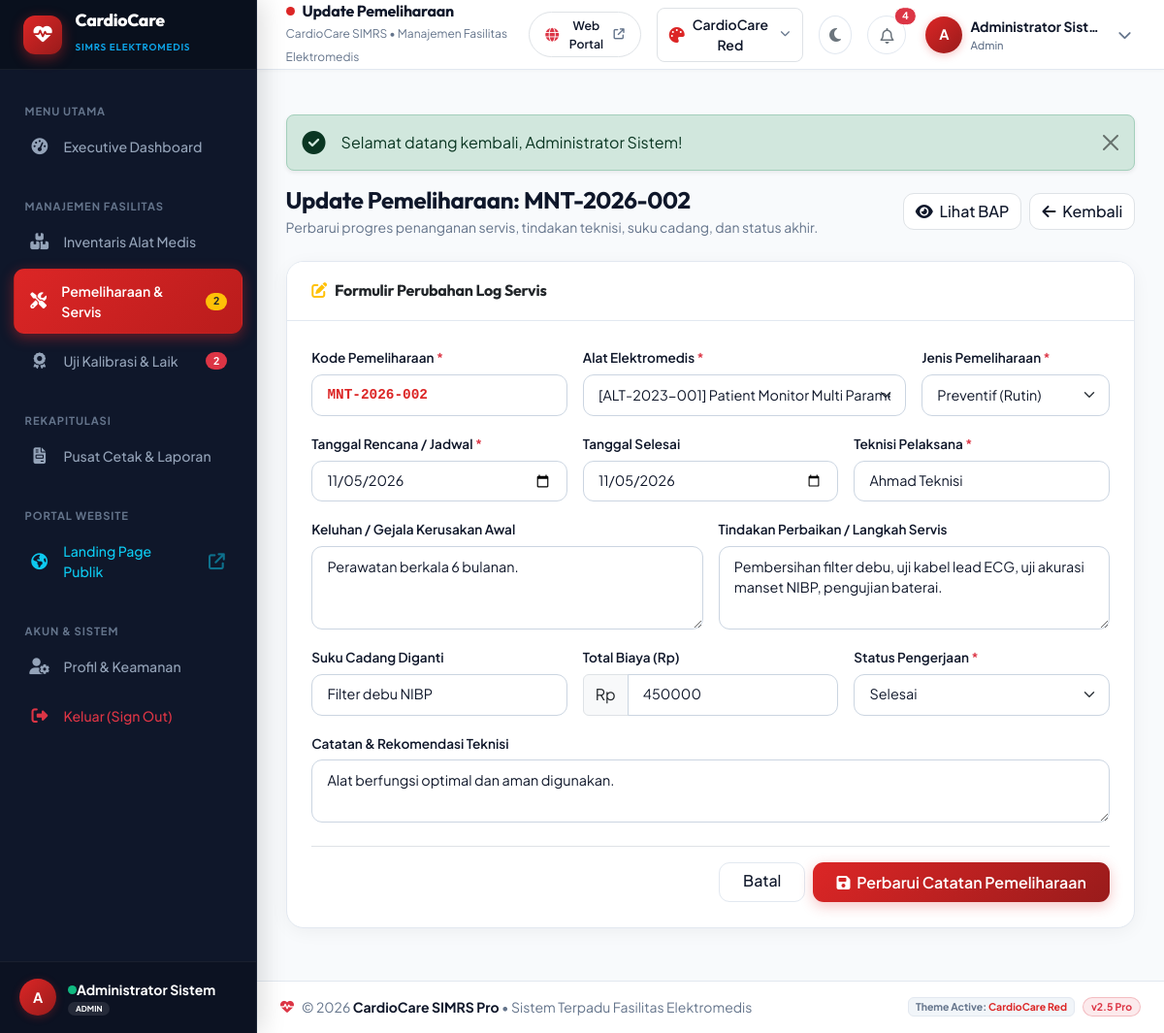
The page /pemeliharaan/edit.php?id=2 (signed in) on the database its author committed.
### tables this page shows
CREATE TABLE IF NOT EXISTS `pemeliharaan` (
  `id` INT AUTO_INCREMENT PRIMARY KEY,
  `kode_pemeliharaan` VARCHAR(50) NOT NULL UNIQUE,
  `id_alat` INT NOT NULL,
  `jenis_pemeliharaan` ENUM('Preventif', 'Korektif', 'Inspeksi Rutin', 'Darurat') NOT NULL DEFAULT 'Preventif',
  `tanggal_jadwal` DATE NOT NULL,
  `tanggal_selesai` DATE DEFAULT NULL,
  `teknisi` VARCHAR(100) NOT NULL,
  `keluhan` TEXT DEFAULT NULL,
  `tindakan` TEXT DEFAULT NULL,
  `suku_cadang` VARCHAR(255) DEFAULT NULL,
  `biaya` DECIMAL(15,2) DEFAULT 0,
  `status` ENUM('Terjadwal', 'Sedang Dikerjakan', 'Selesai', 'Dibatalkan') NOT NULL DEFAULT 'Terjadwal',
  `catatan` TEXT DEFAULT NULL,
  `created_at` TIMESTAMP DEFAULT CURRENT_TIMESTAMP,
  CONSTRAINT `fk_pemeliharaan_alat` FOREIGN KEY (`id_alat`) REFERENCES `alat` (`id`) ON DELETE CASCADE
);

### pemeliharaan/edit.php (the view, shortened to what this page needs)
<?php
require_once __DIR__ . '/../includes/header.php';
require_once __DIR__ . '/../includes/sidebar.php';
require_once __DIR__ . '/../includes/navbar.php';
$id = (int)($_GET['id'] ?? 0);
$stmt = $pdo->prepare("SELECT * FROM pemeliharaan WHERE id = ?");
$stmt->execute([$id]);
$maint = $stmt->fetch();
$daftar_alat = $pdo->query("SELECT id, kode_alat, nama_alat, merek, lokasi FROM alat ORDER BY nama_alat ASC")->fetchAll();
?>
<div class="d-flex justify-content-between align-items-center mb-4">
    <div>
        <h4 class="fw-bold mb-1">Update Pemeliharaan: <?= htmlspecialchars($maint['kode_pemeliharaan']); ?></h4>
        <p class="text-muted small mb-0">Perbarui progres penanganan servis, tindakan teknisi, suku cadang, dan status akhir.</p>
    </div>
    <div class="d-flex gap-2">
        <a href="<?= BASE_URL; ?>/pemeliharaan/detail.php?id=<?= $id; ?>" class="btn btn-light border">
            <i class="fas fa-eye me-1"></i> Lihat BAP
        </a>
        <a href="<?= BASE_URL; ?>/pemeliharaan/index.php" class="btn btn-light border">
            <i class="fas fa-arrow-left me-1"></i> Kembali
        </a>
    </div>
</div>
<div class="card-custom">
    <div class="card-header">
        <h6 class="mb-0 fw-bold text-dark"><i class="fas fa-pen-to-square me-2 text-warning"></i>Formulir Perubahan Log Servis</h6>
    </div>
    <div class="card-body">
        <form action="" method="POST">
            <div class="row g-3 mb-3">
                <div class="col-md-4">
                    <label class="form-label small fw-semibold">Kode Pemeliharaan <span class="text-danger">*</span></label>
                    <input type="text" class="form-control font-monospace fw-bold text-primary" name="kode_pemeliharaan" value="<?= htmlspecialchars($_POST['kode_pemeliharaan'] ?? $maint['kode_pemeliharaan']); ?>" required>
                </div>
                <div class="col-md-5">
                    <label class="form-label small fw-semibold">Alat Elektromedis <span class="text-danger">*</span></label>
                    <select class="form-select" name="id_alat" required>
                        <?php foreach ($daftar_alat as $alt): ?>
                            <option value="<?= $alt['id']; ?>" <?= ($maint['id_alat'] == $alt['id']) ? 'selected' : ''; ?>>
                                [<?= htmlspecialchars($alt['kode_alat']); ?>] <?= htmlspecialchars($alt['nama_alat']); ?> - <?= htmlspecialchars($alt['lokasi']); ?>
                            </option>
                        <?php endforeach; ?>
                    </select>
                </div>
                <div class="col-md-3">
                    <label class="form-label small fw-semibold">Jenis Pemeliharaan <span class="text-danger">*</span></label>
                    <?php $jns = $_POST['jenis_pemeliharaan'] ?? $maint['jenis_pemeliharaan']; ?>
                    <select class="form-select" name="jenis_pemeliharaan" required>
                        <option value="Preventif" <?= ($jns == 'Preventif') ? 'selected' : ''; ?>>Preventif (Rutin)</option>
                    </select>
                </div>
            </div>
            <div class="row g-3 mb-3">
                <div class="col-md-4">
                    <label class="form-label small fw-semibold">Tanggal Rencana / Jadwal <span class="text-danger">*</span></label>
                    <input type="date" class="form-control" name="tanggal_jadwal" value="<?= htmlspecialchars($_POST['tanggal_jadwal'] ?? $maint['tanggal_jadwal']); ?>" required>
                </div>
                <div class="col-md-4">
                    <label class="form-label small fw-semibold">Tanggal Selesai</label>
                    <input type="date" class="form-control" name="tanggal_selesai" value="<?= htmlspecialchars($_POST['tanggal_selesai'] ?? $maint['tanggal_selesai'] ?? ''); ?>">
                </div>
                <div class="col-md-4">
                    <label class="form-label small fw-semibold">Teknisi Pelaksana <span class="text-danger">*</span></label>
                    <input type="text" class="form-control" name="teknisi" value="<?= htmlspecialchars($_POST['teknisi'] ?? $maint['teknisi']); ?>" required>
                </div>
            </div>
            <div class="row g-3 mb-3">
                <div class="col-md-6">
                    <label class="form-label small fw-semibold">Keluhan / Gejala Kerusakan Awal</label>
                    <textarea class="form-control" name="keluhan" rows="3"><?= htmlspecialchars($_POST['keluhan'] ?? $maint['keluhan']); ?></textarea>
                </div>
                <div class="col-md-6">
                    <label class="form-label small fw-semibold">Tindakan Perbaikan / Langkah Servis</label>
                    <textarea class="form-control" name="tindakan" rows="3"><?= htmlspecialchars($_POST['tindakan'] ?? $maint['tindakan']); ?></textarea>
                </div>
            </div>
            <div class="row g-3 mb-3">
                <div class="col-md-4">
                    <label class="form-label small fw-semibold">Suku Cadang Diganti</label>
                    <input type="text" class="form-control" name="suku_cadang" value="<?= htmlspecialchars($_POST['suku_cadang'] ?? $maint['suku_cadang']); ?>">
                </div>
                <div class="col-md-4">
                    <label class="form-label small fw-semibold">Total Biaya (Rp)</label>
                    <div class="input-group">
                        <span class="input-group-text bg-light">Rp</span>
                        <input type="number" class="form-control" name="biaya" value="<?= htmlspecialchars($_POST['biaya'] ?? (int)$maint['biaya']); ?>">
                    </div>
                </div>
                <div class="col-md-4">
                    <label class="form-label small fw-semibold">Status Pengerjaan <span class="text-danger">*</span></label>
                    <?php $sts = $_POST['status'] ?? $maint['status']; ?>
                    <select class="form-select" name="status" required>
                        <option value="Selesai" <?= ($sts == 'Selesai') ? 'selected' : ''; ?>>Selesai</option>
                    </select>
                </div>
            </div>
            <div class="mb-4">
                <label class="form-label small fw-semibold">Catatan &amp; Rekomendasi Teknisi</label>
                <textarea class="form-control" name="catatan" rows="2"><?= htmlspecialchars($_POST['catatan'] ?? $maint['catatan']); ?></textarea>
            </div>
            <div class="d-flex justify-content-end gap-2 pt-3 border-top">
                <a href="<?= BASE_URL; ?>/pemeliharaan/detail.php?id=<?= $id; ?>" class="btn btn-light px-4">Batal</a>
                <button type="submit" class="btn btn-primary px-4">
                    <i class="fas fa-save me-1"></i> Perbarui Catatan Pemeliharaan
                </button>
            </div>
        </form>
    </div>
</div>
<?php
require_once __DIR__ . '/../includes/footer.php';
?>

### assets/css/style.css (style rules this page uses)
:root, [data-theme="cardiocare"] { --primary: #dc2626; --primary-hover: #b91c1c; --primary-light: #fee2e2; --primary-rgb: 220, 38, 38; --primary-glow: rgba(220, 38, 38, 0.28); --primary-gradient: linear-gradient(135deg, #dc2626 0%, #991b1b 100%); --secondary: #0f172a; --accent: #0ea5e9; --success: #10b981; --warning: #f59e0b; --danger: #ef4444; --info: #0ea5e9; --body-bg: #f8fafc; --card-bg: #ffffff; --card-header-bg: #ffffff; --navbar-bg: #ffffff; --navbar-border: #e2e8f0; --sidebar-bg: #0f172a; --sidebar-header-bg: #09101d; --sidebar-text: #94a3b8; --sidebar-hover: rgba(255, 255, 255, 0.08); --sidebar-active-bg: linear-gradient(135deg, #dc2626 0%, #b91c1c 100%); --sidebar-active-glow: 0 4px 14px rgba(220, 38, 38, 0.45); --text-main: #0f172a; --text-muted: #64748b; --border-color: #e2e8f0; --table-header-bg: #f8fafc; --table-hover: #f1f5f9; --input-bg: #ffffff; --input-border: #cbd5e1; --input-text: #0f172a; --shadow-card: 0 4px 20px -2px rgba(15, 23, 42, 0.06); --shadow-elevated: 0 12px 30px -4px rgba(15, 23, 42, 0.1); --sidebar-width: 265px; }
* { box-sizing: border-box; }
body { font-family: 'Plus Jakarta Sans', 'Inter', -apple-system, BlinkMacSystemFont, 'Segoe UI', Roboto, sans-serif; background-color: var(--body-bg); color: var(--text-main); min-height: 100vh; margin: 0; overflow-x: hidden; transition: background-color 0.25s ease, color 0.25s ease; }
h1, h2, h3, h4, h5, h6, .font-heading, .sidebar-brand, .card-header h6, .stat-card h3, .page-title { font-family: 'Outfit', sans-serif; color: var(--text-main); letter-spacing: -0.015em; }
a { color: var(--primary); text-decoration: none; transition: all 0.2s ease; }
.text-muted { color: var(--text-muted) !important; }
.card-custom { background: var(--card-bg); border-radius: 18px; border: 1px solid var(--border-color); box-shadow: var(--shadow-card); margin-bottom: 1.5rem; transition: all 0.25s ease; overflow: hidden; }
.card-custom .card-header { background: var(--card-header-bg); border-bottom: 1px solid var(--border-color); padding: 1.25rem 1.6rem; display: flex; align-items: center; justify-content: space-between; }
.card-custom .card-body { padding: 1.6rem; }
.btn-primary { background: var(--primary-gradient) !important; border: none !important; color: #ffffff !important; font-weight: 600; border-radius: 11px; padding: 0.55rem 1.35rem; box-shadow: 0 4px 14px var(--primary-glow); transition: all 0.2s ease; }
.btn-light { background-color: var(--card-bg); border: 1px solid var(--border-color); color: var(--text-main); font-weight: 500; border-radius: 11px; transition: all 0.2s ease; }
.form-control, .form-select { background-color: var(--input-bg); color: var(--input-text); border: 1.5px solid var(--input-border); border-radius: 11px; padding: 0.6rem 0.95rem; font-size: 0.9rem; transition: all 0.2s ease; }
.form-label { font-weight: 600; font-size: 0.85rem; margin-bottom: 0.4rem; color: var(--text-main); }
.text-primary { color: var(--primary) !important; }

### rows shown on the page
pemeliharaan: kode_pemeliharaan "MNT-2026-002", id_alat "[ALT-2023-001] Patient Monitor Multi Parameter - Ruang ICU Bed 1", jenis_pemeliharaan "Preventif (Rutin)", tanggal_jadwal "11/05/2026", tanggal_selesai "11/05/2026", teknisi "Ahmad Teknisi", keluhan "Perawatan berkala 6 bulanan.", tindakan "Pembersihan filter debu, uji kabel lead ECG, uji akurasi manset NIBP, pengujian baterai.", suku_cadang "Filter debu NIBP", biaya "450000", status "Selesai", catatan "Alat berfungsi optimal dan aman digunakan."

### other values the page prints
$count_maint_active "2"
$count_kalibrasi_alert "2"
substr($user['nama_lengkap'] ?? 'U', 0, 1) "A"
$user['nama_lengkap'] "Administrator Sistem"
$user['role'] "ADMIN"
$page_title "Update Pemeliharaan"
$total_notif "4"
$user['nama_lengkap'] "Administrator Sist…"
$user['role'] "Admin"
$msg "Selamat datang kembali, Administrator Sistem!"
